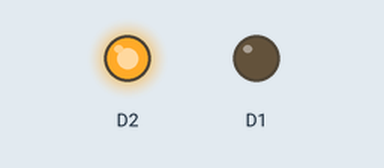
Recording of a sketch running on a simulated ESP8266 (NodeMCU). Parts: output pins drawn as LEDs (lit = HIGH).

Above: at 0.05 s.
At 6.0 s:
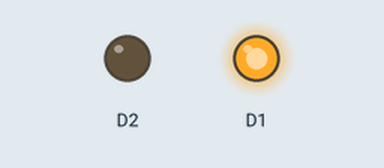
At 8.95 s:
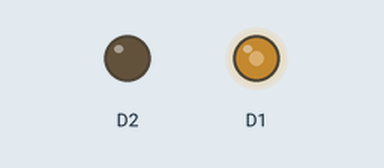
At 11.95 s:
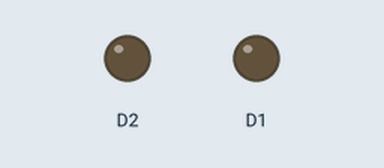
Timing chart, 0 to 15.6 s (numbered marks = the images above):
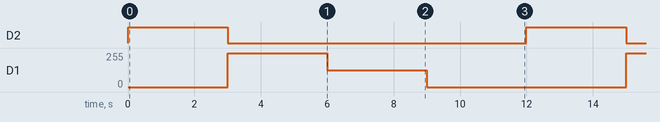

Measured:
- by itself, D2: alternates HIGH for 3.0 s and LOW for 9.0 s
- by itself, D1: repeats every 12.0 s: 124/255 3.0 s, 0/255 6.0 s, 255/255 3.0 s

The sketch:

Motor.ino
```cpp
void setup() {
  pinMode(D1,OUTPUT);
  pinMode(D2,OUTPUT);
}

void loop() {
  analogWrite(D1,0);
  analogWrite(D2,1023);
  delay(3000);
  analogWrite(D1,1023);
  analogWrite(D2,0);
  delay(3000);
  analogWrite(D1,500);
  analogWrite(D2,0);
  delay(3000);
  analogWrite(D1,0);
  analogWrite(D2,0);
  delay(3000);
}
```
